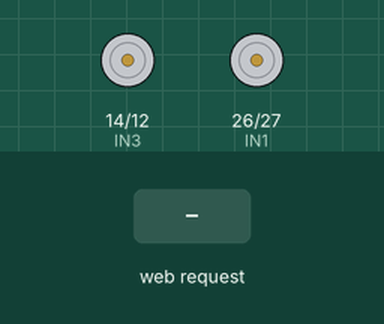
Recording of a sketch running on a simulated ESP32. Parts: motor-driver pin pairs drawn as motors (green arrow = first pin HIGH = forward, orange = second pin HIGH = backward, longer = more drive). The test bench sets the inputs (shaded band). What the sketch prints to the serial monitor is not drawn.

Above: at 1.2 s.
1.3 s: HTTP request GET /cmd?dir=F received
At 1.6 s:
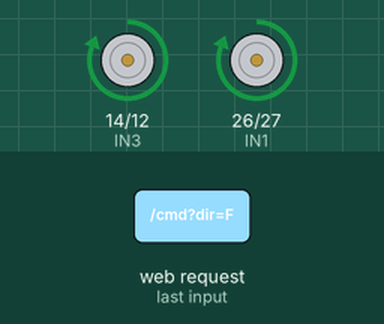
2.8 s: HTTP request GET /cmd?dir=B received
At 3.9 s:
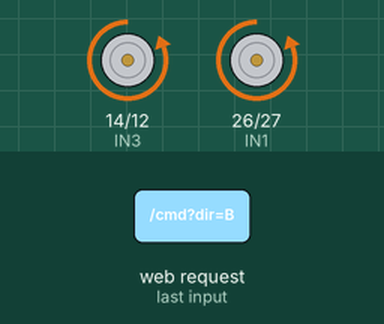
4.3 s: HTTP request GET /cmd?dir=L received
At 5.0 s:
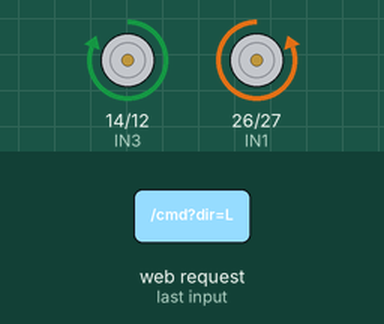
5.8 s: HTTP request GET /cmd?dir=R received
At 6.2 s:
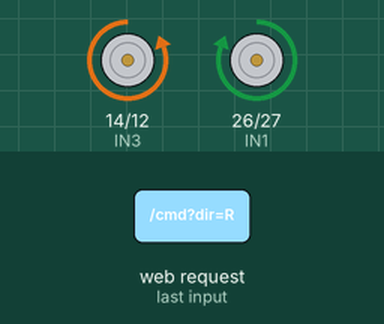
7.3 s: HTTP request GET /cmd?dir=1 received
At 8.5 s:
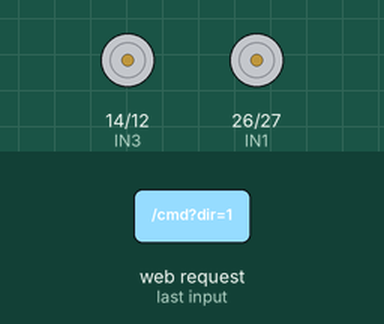
Timing chart, 0 to 9.8 s (numbered marks = the images above; inputs shaded):
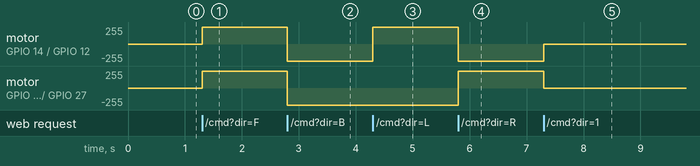

The sketch:

code.ino
```cpp
#include <WiFi.h>
#include <WebServer.h>

// WiFi Access Point Configuration
const char* ssid = "ESP32-Cardboard-Car";
const char* password = "Password123";

WebServer server(80);

// Motor A (Left) Pins
const int IN1 = 26;
const int IN2 = 27;

// Motor B (Right) Pins
const int IN3 = 14;
const int IN4 = 12;

// HTML & JavaScript Web UI
const char HTML_CONTENT[] PROGMEM = R"rawliteral(
<!DOCTYPE html>
<html>
<head>
  <meta name="viewport" content="width=device-width, initial-scale=1.0, user-scalable=no">
  <title>ESP32 Car Controller</title>
  <style>
    body { font-family: Arial, sans-serif; text-align: center; background: #121212; color: #fff; margin:0; padding:20px; }
    h1 { margin-bottom: 20px; color: #00E676; }
    .btn { width: 90px; height: 90px; font-size: 24px; font-weight: bold; background: #1E1E1E; color: #fff; border: 2px solid #00E676; border-radius: 12px; margin: 10px; touch-action: manipulation; }
    .btn:active { background: #00E676; color: #000; }
    .grid { display: grid; grid-template-columns: repeat(3, 100px); justify-content: center; align-items: center; margin: 0 auto; }
    .empty { width: 90px; height: 90px; }
  </style>
</head>
<body>
  <h1>ESP32 RC Car</h1>
  <div class="grid">
    <div class="empty"></div>
    <button class="btn" onmousedown="sendCmd('F')" onmouseup="sendCmd('S')" ontouchstart="sendCmd('F')" ontouchend="sendCmd('S')">▲</button>
    <div class="empty"></div>
    <button class="btn" onmousedown="sendCmd('L')" onmouseup="sendCmd('S')" ontouchstart="sendCmd('L')" ontouchend="sendCmd('S')">◄</button>
    <button class="btn" onmousedown="sendCmd('S')" ontouchstart="sendCmd('S')">■</button>
    <button class="btn" onmousedown="sendCmd('R')" onmouseup="sendCmd('S')" ontouchstart="sendCmd('R')" ontouchend="sendCmd('S')">►</button>
    <div class="empty"></div>
    <button class="btn" onmousedown="sendCmd('B')" onmouseup="sendCmd('S')" ontouchstart="sendCmd('B')" ontouchend="sendCmd('S')">▼</button>
    <div class="empty"></div>
  </div>

  <script>
    function sendCmd(cmd) {
      fetch('/cmd?dir=' + cmd).catch(err => console.log(err));
    }
  </script>
</body>
</html>
)rawliteral";

void stopMotors() {
  digitalWrite(IN1, LOW);
  digitalWrite(IN2, LOW);
  digitalWrite(IN3, LOW);
  digitalWrite(IN4, LOW);
}

void handleCommand() {
  if (server.hasArg("dir")) {
    String dir = server.arg("dir");
    if (dir == "F") {
      digitalWrite(IN1, HIGH); digitalWrite(IN2, LOW);
      digitalWrite(IN3, HIGH); digitalWrite(IN4, LOW);
    } else if (dir == "B") {
      digitalWrite(IN1, LOW);  digitalWrite(IN2, HIGH);
      digitalWrite(IN3, LOW);  digitalWrite(IN4, HIGH);
    } else if (dir == "L") {
      digitalWrite(IN1, LOW);  digitalWrite(IN2, HIGH);
      digitalWrite(IN3, HIGH); digitalWrite(IN4, LOW);
    } else if (dir == "R") {
      digitalWrite(IN1, HIGH); digitalWrite(IN2, LOW);
      digitalWrite(IN3, LOW);  digitalWrite(IN4, HIGH);
    } else {
      stopMotors();
    }
  }
  server.send(200, "text/plain", "OK");
}

void setup() {
  Serial.begin(115200);

  pinMode(IN1, OUTPUT);
  pinMode(IN2, OUTPUT);
  pinMode(IN3, OUTPUT);
  pinMode(IN4, OUTPUT);
  stopMotors();

  WiFi.softAP(ssid, password);
  Serial.println("\nAccess Point Started");
  Serial.print("IP Address: ");
  Serial.println(WiFi.softAPIP());

  server.on("/", []() {
    server.send(200, "text/html", HTML_CONTENT);
  });
  server.on("/cmd", handleCommand);

  server.begin();
  Serial.println("HTTP Server Started");
}

void loop() {
  server.handleClient();
}
```

Measured:
- after the input at 1.3 s, motor on GPIO 14 (IN3) / GPIO 12 (IN4), motor on GPIO 26 (IN1) / GPIO 27 (IN2): stopped → forward 255/255 at once
- after the input at 2.8 s, motor on GPIO 14 (IN3) / GPIO 12 (IN4), motor on GPIO 26 (IN1) / GPIO 27 (IN2): forward 255/255 → backward 255/255 at once
- after the input at 4.3 s, motor on GPIO 14 (IN3) / GPIO 12 (IN4): backward 255/255 → forward 255/255 at once
- after the input at 5.8 s, motor on GPIO 14 (IN3) / GPIO 12 (IN4): forward 255/255 → backward 255/255 at once; motor on GPIO 26 (IN1) / GPIO 27 (IN2): backward 255/255 → forward 255/255 at once
- after the input at 7.3 s, motor on GPIO 14 (IN3) / GPIO 12 (IN4): backward 255/255 → stopped at once; motor on GPIO 26 (IN1) / GPIO 27 (IN2): forward 255/255 → stopped at once
